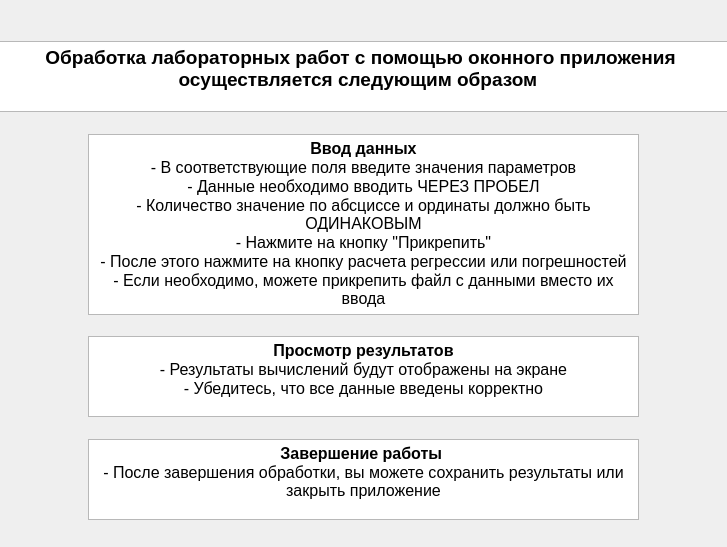
<?xml version="1.0" encoding="UTF-8"?>
<ui version="4.0">
 <class>SecDialog</class>
 <widget class="QDialog" name="SecDialog">
  <property name="geometry">
   <rect>
    <x>0</x>
    <y>0</y>
    <width>727</width>
    <height>547</height>
   </rect>
  </property>
  <property name="minimumSize">
   <size>
    <width>727</width>
    <height>547</height>
   </size>
  </property>
  <property name="maximumSize">
   <size>
    <width>727</width>
    <height>547</height>
   </size>
  </property>
  <property name="windowTitle">
   <string>Справочная информация</string>
  </property>
  <property name="windowIcon">
   <iconset resource="resource.qrc">
    <normaloff>:/quest/logo2.png</normaloff>:/quest/logo2.png</iconset>
  </property>
  <widget class="QTextEdit" name="textEdit">
   <property name="geometry">
    <rect>
     <x>88</x>
     <y>336</y>
     <width>551</width>
     <height>81</height>
    </rect>
   </property>
   <property name="styleSheet">
    <string notr="true">background-color: transparent 50%;</string>
   </property>
   <property name="readOnly">
    <bool>true</bool>
   </property>
   <property name="html">
    <string>&lt;!DOCTYPE HTML PUBLIC &quot;-//W3C//DTD HTML 4.0//EN&quot; &quot;http://www.w3.org/TR/REC-html40/strict.dtd&quot;&gt;
&lt;html&gt;&lt;head&gt;&lt;meta name=&quot;qrichtext&quot; content=&quot;1&quot; /&gt;&lt;meta charset=&quot;utf-8&quot; /&gt;&lt;style type=&quot;text/css&quot;&gt;
p, li { white-space: pre-wrap; }
hr { height: 1px; border-width: 0; }
li.unchecked::marker { content: &quot;\2610&quot;; }
li.checked::marker { content: &quot;\2612&quot;; }
&lt;/style&gt;&lt;/head&gt;&lt;body style=&quot; font-family:'Segoe UI'; font-size:9pt; font-weight:400; font-style:normal;&quot;&gt;
&lt;p align=&quot;center&quot; style=&quot; margin-top:0px; margin-bottom:0px; margin-left:0px; margin-right:0px; -qt-block-indent:0; text-indent:0px;&quot;&gt;&lt;span style=&quot; font-size:12pt; font-weight:700; color:#000000;&quot;&gt;Просмотр результатов&lt;/span&gt;&lt;/p&gt;
&lt;p align=&quot;center&quot; style=&quot; margin-top:0px; margin-bottom:0px; margin-left:0px; margin-right:0px; -qt-block-indent:0; text-indent:0px;&quot;&gt;&lt;span style=&quot; font-size:12pt; color:#000000;&quot;&gt;- Результаты вычислений будут отображены на экране&lt;/span&gt;&lt;/p&gt;
&lt;p align=&quot;center&quot; style=&quot; margin-top:0px; margin-bottom:0px; margin-left:0px; margin-right:0px; -qt-block-indent:0; text-indent:0px;&quot;&gt;&lt;span style=&quot; font-size:12pt; color:#000000;&quot;&gt;- Убедитесь, что все данные введены корректно&lt;/span&gt;&lt;/p&gt;&lt;/body&gt;&lt;/html&gt;</string>
   </property>
  </widget>
  <widget class="QTextEdit" name="textEdit_3">
   <property name="geometry">
    <rect>
     <x>88</x>
     <y>134</y>
     <width>551</width>
     <height>181</height>
    </rect>
   </property>
   <property name="readOnly">
    <bool>true</bool>
   </property>
   <property name="html">
    <string>&lt;!DOCTYPE HTML PUBLIC &quot;-//W3C//DTD HTML 4.0//EN&quot; &quot;http://www.w3.org/TR/REC-html40/strict.dtd&quot;&gt;
&lt;html&gt;&lt;head&gt;&lt;meta name=&quot;qrichtext&quot; content=&quot;1&quot; /&gt;&lt;meta charset=&quot;utf-8&quot; /&gt;&lt;style type=&quot;text/css&quot;&gt;
p, li { white-space: pre-wrap; }
hr { height: 1px; border-width: 0; }
li.unchecked::marker { content: &quot;\2610&quot;; }
li.checked::marker { content: &quot;\2612&quot;; }
&lt;/style&gt;&lt;/head&gt;&lt;body style=&quot; font-family:'Segoe UI'; font-size:9pt; font-weight:400; font-style:normal;&quot;&gt;
&lt;p align=&quot;center&quot; style=&quot; margin-top:0px; margin-bottom:0px; margin-left:0px; margin-right:0px; -qt-block-indent:0; text-indent:0px;&quot;&gt;&lt;span style=&quot; font-size:12pt; font-weight:700; color:#000000;&quot;&gt;Ввод данных&lt;/span&gt;&lt;/p&gt;
&lt;p align=&quot;center&quot; style=&quot; margin-top:0px; margin-bottom:0px; margin-left:0px; margin-right:0px; -qt-block-indent:0; text-indent:0px;&quot;&gt;&lt;span style=&quot; font-size:12pt; color:#000000;&quot;&gt;- В соответствующие поля введите значения параметров&lt;/span&gt;&lt;/p&gt;
&lt;p align=&quot;center&quot; style=&quot; margin-top:0px; margin-bottom:0px; margin-left:0px; margin-right:0px; -qt-block-indent:0; text-indent:0px;&quot;&gt;&lt;span style=&quot; font-size:12pt; color:#000000;&quot;&gt;- Данные необходимо вводить ЧЕРЕЗ ПРОБЕЛ&lt;/span&gt;&lt;/p&gt;
&lt;p align=&quot;center&quot; style=&quot; margin-top:0px; margin-bottom:0px; margin-left:0px; margin-right:0px; -qt-block-indent:0; text-indent:0px;&quot;&gt;&lt;span style=&quot; font-size:12pt; color:#000000;&quot;&gt;- Количество значение по абсциссе и ординаты должно быть ОДИНАКОВЫМ&lt;/span&gt;&lt;/p&gt;
&lt;p align=&quot;center&quot; style=&quot; margin-top:0px; margin-bottom:0px; margin-left:0px; margin-right:0px; -qt-block-indent:0; text-indent:0px;&quot;&gt;&lt;span style=&quot; font-size:12pt; color:#000000;&quot;&gt;- Нажмите на кнопку &amp;quot;Прикрепить&amp;quot;&lt;/span&gt;&lt;/p&gt;
&lt;p align=&quot;center&quot; style=&quot; margin-top:0px; margin-bottom:0px; margin-left:0px; margin-right:0px; -qt-block-indent:0; text-indent:0px;&quot;&gt;&lt;span style=&quot; font-size:12pt; color:#000000;&quot;&gt;- После этого нажмите на кнопку расчета регрессии или погрешностей&lt;/span&gt;&lt;/p&gt;
&lt;p align=&quot;center&quot; style=&quot; margin-top:0px; margin-bottom:0px; margin-left:0px; margin-right:0px; -qt-block-indent:0; text-indent:0px;&quot;&gt;&lt;span style=&quot; font-size:12pt; color:#000000;&quot;&gt;- Если необходимо, можете прикрепить файл с данными вместо их ввода&lt;/span&gt;&lt;/p&gt;&lt;/body&gt;&lt;/html&gt;</string>
   </property>
  </widget>
  <widget class="QTextEdit" name="textEdit_4">
   <property name="geometry">
    <rect>
     <x>88</x>
     <y>439</y>
     <width>551</width>
     <height>81</height>
    </rect>
   </property>
   <property name="readOnly">
    <bool>true</bool>
   </property>
   <property name="html">
    <string>&lt;!DOCTYPE HTML PUBLIC &quot;-//W3C//DTD HTML 4.0//EN&quot; &quot;http://www.w3.org/TR/REC-html40/strict.dtd&quot;&gt;
&lt;html&gt;&lt;head&gt;&lt;meta name=&quot;qrichtext&quot; content=&quot;1&quot; /&gt;&lt;meta charset=&quot;utf-8&quot; /&gt;&lt;style type=&quot;text/css&quot;&gt;
p, li { white-space: pre-wrap; }
hr { height: 1px; border-width: 0; }
li.unchecked::marker { content: &quot;\2610&quot;; }
li.checked::marker { content: &quot;\2612&quot;; }
&lt;/style&gt;&lt;/head&gt;&lt;body style=&quot; font-family:'Segoe UI'; font-size:9pt; font-weight:400; font-style:normal;&quot;&gt;
&lt;p align=&quot;center&quot; style=&quot; margin-top:0px; margin-bottom:0px; margin-left:0px; margin-right:0px; -qt-block-indent:0; text-indent:0px;&quot;&gt;&lt;span style=&quot; font-size:12pt; font-weight:700;&quot;&gt;Завершение работы &lt;/span&gt;&lt;/p&gt;
&lt;p align=&quot;center&quot; style=&quot; margin-top:0px; margin-bottom:0px; margin-left:0px; margin-right:0px; -qt-block-indent:0; text-indent:0px;&quot;&gt;&lt;span style=&quot; font-size:12pt;&quot;&gt;- После завершения обработки, вы можете сохранить результаты или закрыть приложение&lt;/span&gt;&lt;/p&gt;&lt;/body&gt;&lt;/html&gt;</string>
   </property>
  </widget>
  <widget class="QLabel" name="label">
   <property name="geometry">
    <rect>
     <x>0</x>
     <y>-53</y>
     <width>1111</width>
     <height>701</height>
    </rect>
   </property>
   <property name="text">
    <string/>
   </property>
   <property name="pixmap">
    <pixmap resource="resource.qrc">:/quest/bgrd.png</pixmap>
   </property>
  </widget>
  <widget class="QTextEdit" name="textEdit_5">
   <property name="geometry">
    <rect>
     <x>-10</x>
     <y>41</y>
     <width>741</width>
     <height>71</height>
    </rect>
   </property>
   <property name="readOnly">
    <bool>true</bool>
   </property>
   <property name="html">
    <string>&lt;!DOCTYPE HTML PUBLIC &quot;-//W3C//DTD HTML 4.0//EN&quot; &quot;http://www.w3.org/TR/REC-html40/strict.dtd&quot;&gt;
&lt;html&gt;&lt;head&gt;&lt;meta name=&quot;qrichtext&quot; content=&quot;1&quot; /&gt;&lt;meta charset=&quot;utf-8&quot; /&gt;&lt;style type=&quot;text/css&quot;&gt;
p, li { white-space: pre-wrap; }
hr { height: 1px; border-width: 0; }
li.unchecked::marker { content: &quot;\2610&quot;; }
li.checked::marker { content: &quot;\2612&quot;; }
&lt;/style&gt;&lt;/head&gt;&lt;body style=&quot; font-family:'Segoe UI'; font-size:9pt; font-weight:400; font-style:normal;&quot;&gt;
&lt;p align=&quot;center&quot; style=&quot; margin-top:0px; margin-bottom:0px; margin-left:0px; margin-right:0px; -qt-block-indent:0; text-indent:0px;&quot;&gt;&lt;span style=&quot; font-size:14pt; font-weight:700;&quot;&gt;Обработка лабораторных работ с помощью оконного приложения осуществляется следующим образом &lt;/span&gt;&lt;/p&gt;&lt;/body&gt;&lt;/html&gt;</string>
   </property>
  </widget>
  <zorder>label</zorder>
  <zorder>textEdit</zorder>
  <zorder>textEdit_3</zorder>
  <zorder>textEdit_4</zorder>
  <zorder>textEdit_5</zorder>
 </widget>
 <resources>
  <include location="resource.qrc"/>
 </resources>
 <connections/>
</ui>
